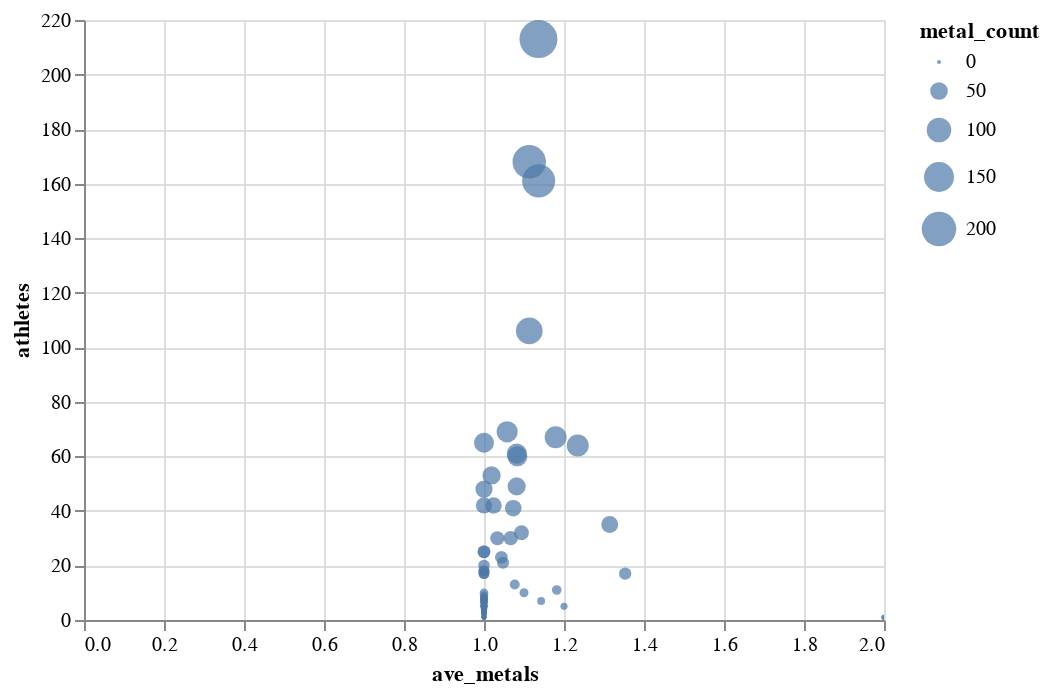

The notebook cell saved with this chart:
### Code cell
chart = alt.Chart(df1).mark_circle().encode(
                y = 'athletes',
                x = 'ave_metals',
                size = 'metal_count',
                tooltip='noc').interactive()

chart

### Figure 1 — Vega-Lite specification as saved in the notebook (floating-point values rounded to 4 significant figures)
{"config": {"view": {"continuousWidth": 400, "continuousHeight": 300}}, "data": {"name": "data-9ce31c73394c12ebbd4250cdbf80bae5"}, "mark": "circle", "encoding": {"size": {"field": "metal_count", "type": "quantitative"}, "tooltip": {"field": "noc", "type": "nominal"}, "x": {"field": "ave_metals", "type": "quantitative"}, "y": {"field": "athletes", "type": "quantitative"}}, "selection": {"selector004": {"type": "interval", "bind": "scales", "encodings": ["x", "y"]}}, "$schema": "https://vega.github.io/schema/vega-lite/v4.17.0.json", "datasets": {"data-9ce31c73394c12ebbd4250cdbf80bae5": [{"noc": "ALG", "athletes": 5, "metal_count": 5, "ave_metals": 1.0}, {"noc": "ARG", "athletes": 20, "metal_count": 20, "ave_metals": 1.0}, {"noc": "ARM", "athletes": 1, "metal_count": 1, "ave_metals": 1.0}, {"noc": "AUS", "athletes": 161, "metal_count": 183, "ave_metals": 1.137}, {"noc": "AUT", "athletes": 4, "metal_count": 4, "ave_metals": 1.0}, {"noc": "AZE", "athletes": 3, "metal_count": 3, "ave_metals": 1.0}, {"noc": "BAH", "athletes": 10, "metal_count": 11, "ave_metals": 1.1}, {"noc": "BAR", "athletes": 1, "metal_count": 1, "ave_metals": 1.0}, {"noc": "BEL", "athletes": 7, "metal_count": 7, "ave_metals": 1.0}, {"noc": "BLR", "athletes": 21, "metal_count": 22, "ave_metals": 1.048}, {"noc": "BRA", "athletes": 48, "metal_count": 48, "ave_metals": 1.0}, {"noc": "BUL", "athletes": 11, "metal_count": 13, "ave_metals": 1.182}, {"noc": "CAN", "athletes": 30, "metal_count": 31, "ave_metals": 1.033}, {"noc": "CHI", "athletes": 17, "metal_count": 17, "ave_metals": 1.0}, {"noc": "CHN", "athletes": 64, "metal_count": 79, "ave_metals": 1.234}, {"noc": "CMR", "athletes": 18, "metal_count": 18, "ave_metals": 1.0}, {"noc": "COL", "athletes": 1, "metal_count": 1, "ave_metals": 1.0}, {"noc": "CRC", "athletes": 1, "metal_count": 2, "ave_metals": 2.0}, {"noc": "CRO", "athletes": 10, "metal_count": 10, "ave_metals": 1.0}, {"noc": "CUB", "athletes": 65, "metal_count": 65, "ave_metals": 1.0}, {"noc": "CZE", "athletes": 9, "metal_count": 9, "ave_metals": 1.0}, {"noc": "DEN", "athletes": 25, "metal_count": 25, "ave_metals": 1.0}, {"noc": "ESP", "athletes": 42, "metal_count": 42, "ave_metals": 1.0}, {"noc": "EST", "athletes": 3, "metal_count": 3, "ave_metals": 1.0}, {"noc": "ETH", "athletes": 7, "metal_count": 8, "ave_metals": 1.143}, {"noc": "FIN", "athletes": 5, "metal_count": 5, "ave_metals": 1.0}, {"noc": "FRA", "athletes": 61, "metal_count": 66, "ave_metals": 1.082}, {"noc": "GBR", "athletes": 53, "metal_count": 54, "ave_metals": 1.019}, {"noc": "GEO", "athletes": 6, "metal_count": 6, "ave_metals": 1.0}, {"noc": "GER", "athletes": 106, "metal_count": 118, "ave_metals": 1.113}, {"noc": "GRE", "athletes": 18, "metal_count": 18, "ave_metals": 1.0}, {"noc": "HUN", "athletes": 49, "metal_count": 53, "ave_metals": 1.082}, {"noc": "INA", "athletes": 8, "metal_count": 8, "ave_metals": 1.0}, {"noc": "IND", "athletes": 1, "metal_count": 1, "ave_metals": 1.0}, {"noc": "IRI", "athletes": 4, "metal_count": 4, "ave_metals": 1.0}, {"noc": "IRL", "athletes": 1, "metal_count": 1, "ave_metals": 1.0}, {"noc": "ISL", "athletes": 1, "metal_count": 1, "ave_metals": 1.0}, {"noc": "ISR", "athletes": 1, "metal_count": 1, "ave_metals": 1.0}, {"noc": "ITA", "athletes": 60, "metal_count": 65, "ave_metals": 1.083}, {"noc": "JAM", "athletes": 17, "metal_count": 23, "ave_metals": 1.353}, {"noc": "JPN", "athletes": 41, "metal_count": 44, "ave_metals": 1.073}, {"noc": "KAZ", "athletes": 7, "metal_count": 7, "ave_metals": 1.0}, {"noc": "KEN", "athletes": 7, "metal_count": 7, "ave_metals": 1.0}, {"noc": "KGZ", "athletes": 1, "metal_count": 1, "ave_metals": 1.0}, {"noc": "KOR", "athletes": 69, "metal_count": 73, "ave_metals": 1.058}, {"noc": "KSA", "athletes": 2, "metal_count": 2, "ave_metals": 1.0}, {"noc": "KUW", "athletes": 1, "metal_count": 1, "ave_metals": 1.0}, {"noc": "LAT", "athletes": 3, "metal_count": 3, "ave_metals": 1.0}, {"noc": "LTU", "athletes": 17, "metal_count": 17, "ave_metals": 1.0}, {"noc": "MAR", "athletes": 5, "metal_count": 5, "ave_metals": 1.0}, {"noc": "MDA", "athletes": 2, "metal_count": 2, "ave_metals": 1.0}, {"noc": "MEX", "athletes": 6, "metal_count": 6, "ave_metals": 1.0}, {"noc": "MKD", "athletes": 1, "metal_count": 1, "ave_metals": 1.0}, {"noc": "MOZ", "athletes": 1, "metal_count": 1, "ave_metals": 1.0}, {"noc": "NED", "athletes": 67, "metal_count": 79, "ave_metals": 1.179}, {"noc": "NGR", "athletes": 8, "metal_count": 8, "ave_metals": 1.0}, {"noc": "NOR", "athletes": 42, "metal_count": 43, "ave_metals": 1.024}, {"noc": "NZL", "athletes": 4, "metal_count": 4, "ave_metals": 1.0}, {"noc": "POL", "athletes": 23, "metal_count": 24, "ave_metals": 1.043}, {"noc": "POR", "athletes": 2, "metal_count": 2, "ave_metals": 1.0}, {"noc": "PRK", "athletes": 4, "metal_count": 4, "ave_metals": 1.0}, {"noc": "QAT", "athletes": 1, "metal_count": 1, "ave_metals": 1.0}, {"noc": "ROU", "athletes": 35, "metal_count": 46, "ave_metals": 1.314}, {"noc": "RSA", "athletes": 5, "metal_count": 5, "ave_metals": 1.0}, {"noc": "RUS", "athletes": 168, "metal_count": 187, "ave_metals": 1.113}, {"noc": "SCG", "athletes": 25, "metal_count": 25, "ave_metals": 1.0}, {"noc": "SLO", "athletes": 3, "metal_count": 3, "ave_metals": 1.0}, {"noc": "SRI", "athletes": 1, "metal_count": 1, "ave_metals": 1.0}, {"noc": "SUI", "athletes": 13, "metal_count": 14, "ave_metals": 1.077}, {"noc": "SVK", "athletes": 5, "metal_count": 6, "ave_metals": 1.2}, {"noc": "SWE", "athletes": 30, "metal_count": 32, "ave_metals": 1.067}, {"noc": "THA", "athletes": 3, "metal_count": 3, "ave_metals": 1.0}, {"noc": "TPE", "athletes": 5, "metal_count": 5, "ave_metals": 1.0}, {"noc": "TTO", "athletes": 1, "metal_count": 2, "ave_metals": 2.0}, {"noc": "TUR", "athletes": 5, "metal_count": 5, "ave_metals": 1.0}, {"noc": "UKR", "athletes": 32, "metal_count": 35, "ave_metals": 1.094}, {"noc": "URU", "athletes": 1, "metal_count": 1, "ave_metals": 1.0}, {"noc": "USA", "athletes": 213, "metal_count": 242, "ave_metals": 1.136}, {"noc": "UZB", "athletes": 4, "metal_count": 4, "ave_metals": 1.0}, {"noc": "VIE", "athletes": 1, "metal_count": 1, "ave_metals": 1.0}]}}
